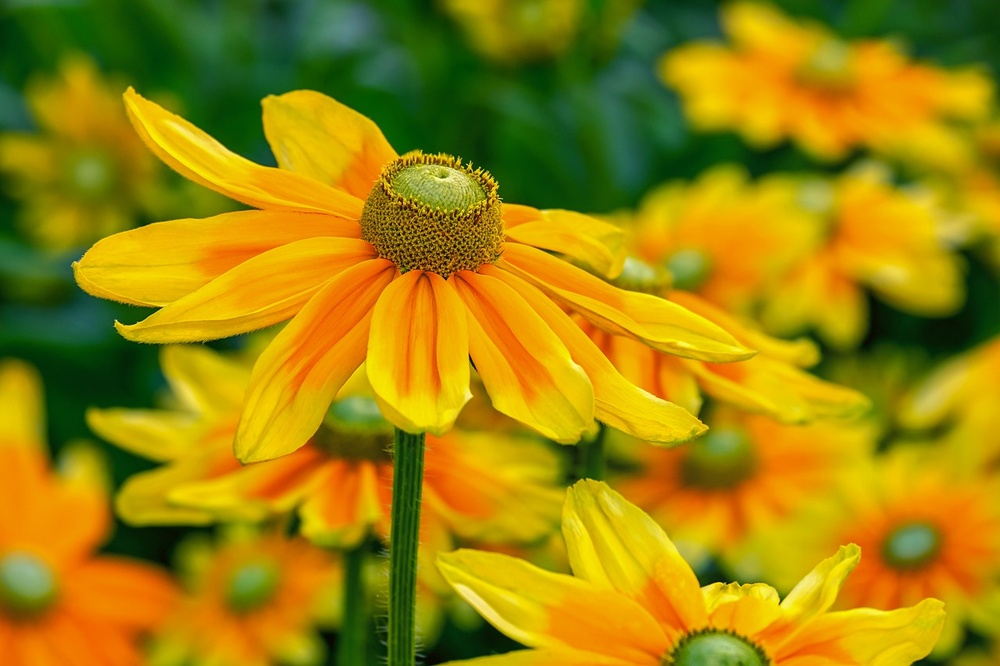
#> input picture img1.jpg, 1000 x 666 px, shrunk from 1280 x 853 before the run
$ jupyter execute numpy2_img.ipynb
#> lines starting #> are read from the running program, lines starting #| are printed output that depends on the picture
## Image manipulation with numpy

# 1. Using convolution kernal for edge detection
This was heavily inspired by 3 blue 1 brown video convolve

[cell 1]
import matplotlib.pyplot as plt
import numpy as np
from scipy.ndimage import convolve

# Load the image
photo1 = plt.imread('./img1.jpg')
#> photo1 is the input picture: shape (666, 1000, 3); mean R, G, B 156.7, 132.6, 8.9
# Convert to grayscale using weighted average
grey = np.dot(photo1[..., :3], [0.299, 0.3, 0.3])
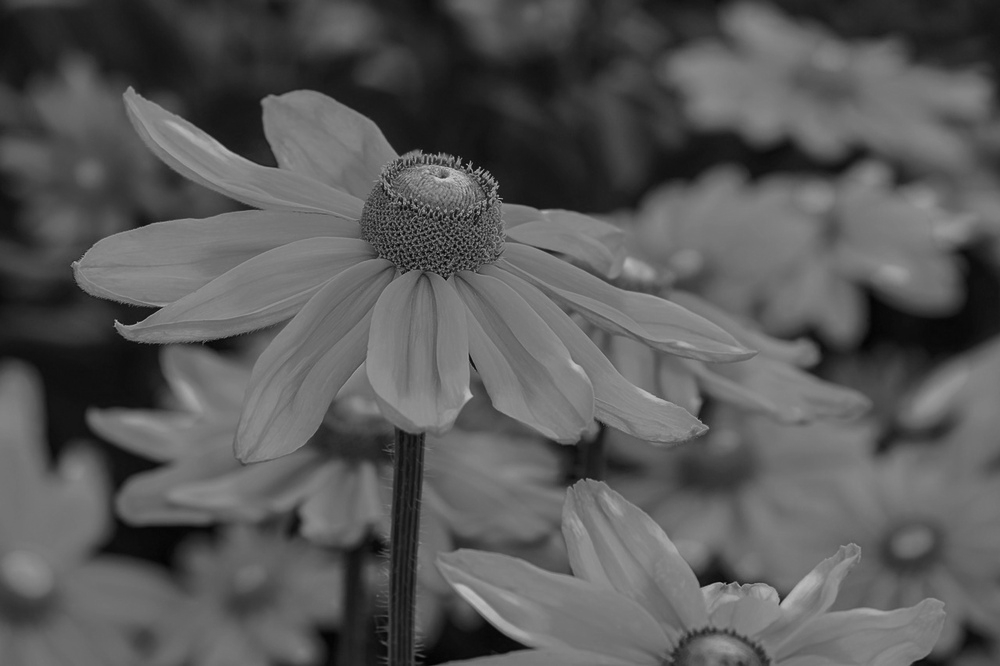
#> grey: shape (666, 1000) float64; min 2.1, max 204.9, mean 89.3

# Define the convolution kernel (e.g., edge detection or similar)
converter = np.array([
    [0.25, 0, -0.25],
    [0.5, 0, -0.5],
    [0.25, 0, -0.25]
])

# Apply convolution
convol = convolve(grey, converter)
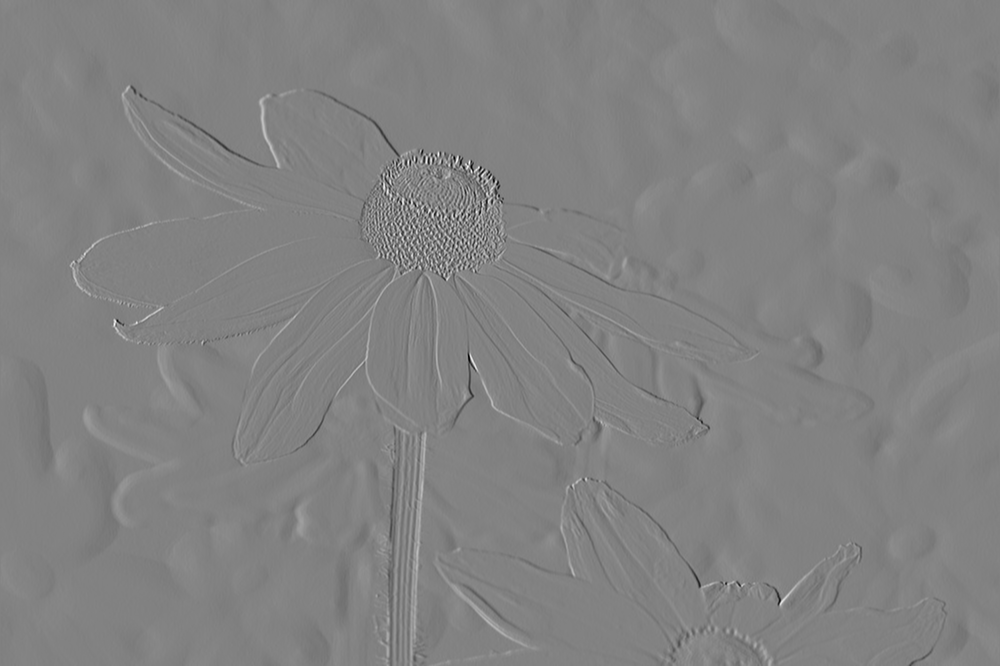
#> convol: shape (666, 1000) float64; min -128.2, max 122.9, mean 0; drawn with min black and max white
convol=np.where(convol<55,convol*255,0)
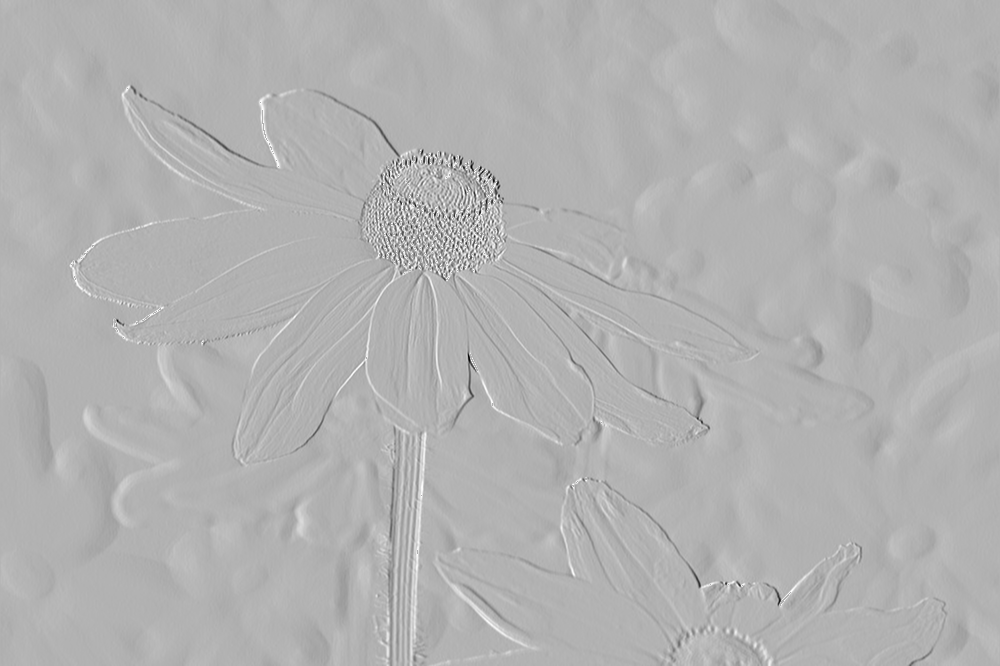
#> convol: shape (666, 1000) float64; min -32689.7, max 14019.1, mean -15.1; drawn with min black and max white
# Display the result
plt.imshow(convol, cmap='gray')
plt.axis('off')
plt.title("Convolved Image")
plt.show()

# 2. Showing the pixel data using numpy

[cell 2]
#Each pixel of an image contains 3 values ranging from 0-255,
x= np.array(photo1)
print(x)
#> (printed output is left out)
# np.shape gives the image values of the height, width and 3(for jpeg there are always 3 values=> r,g and b
# for png extra alpha chanel ranging from 0-100 is also present)
print(x.shape)
#| (666, 1000, 3)

# 3. Extracting Only one channel

[cell 3]
# Convert to numpy array, then extract the channel, and use extra cmap functions
photo1_np=np.array(photo1)
red_channel=photo1_np[:,:,0]
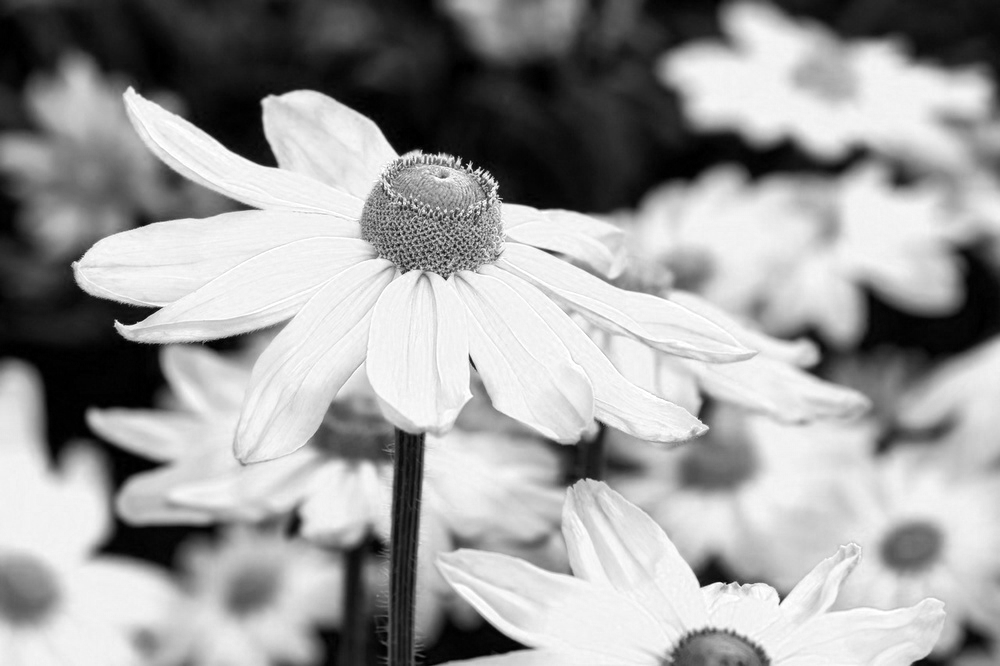
#> red_channel: shape (666, 1000); min 0, max 255, mean 156.7
plt.title("Only red")
plt.imshow(red_channel,cmap="Reds")

# 3. Grayscle conversion

[cell 4]
grey_array=np.array([0.299,0.587,0.114])
gray2=photo1_np.dot(grey_array)
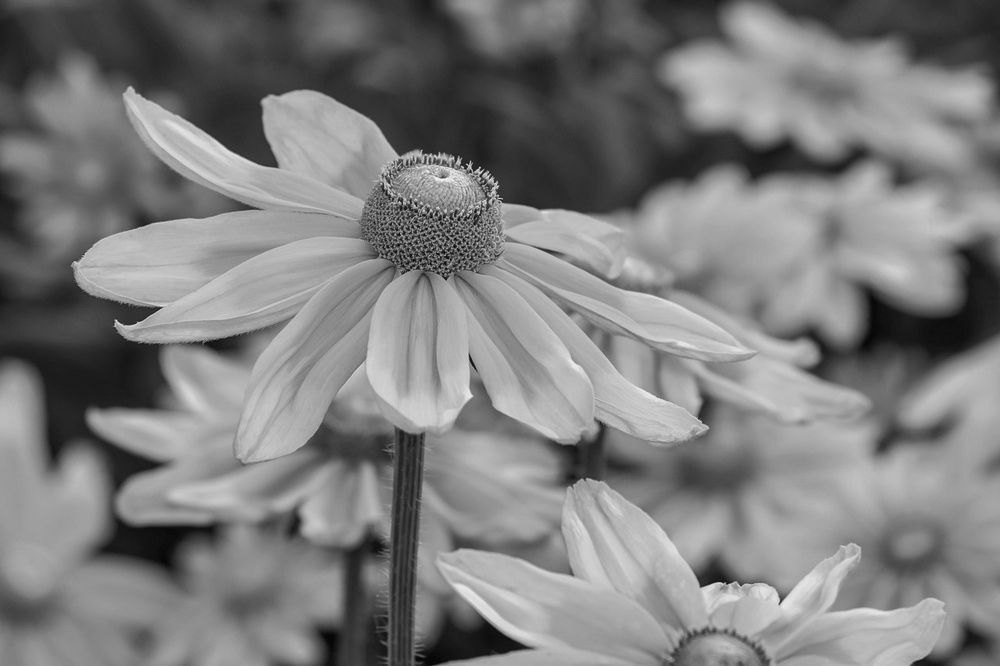
#> gray2: shape (666, 1000) float64; min 4.11, max 245.8, mean 125.7
# To multiply dot product can be used like this
# gray = 0.299 * photo1_np[:, :, 0] + 0.587 * photo1_np[:, :, 1] + 0.114 * photo1_np[:, :, 2]
# gray = gray.astype(np.uint8)

plt.imshow(gray2, cmap='gray')
plt.title("Grayscale")
plt.show()
